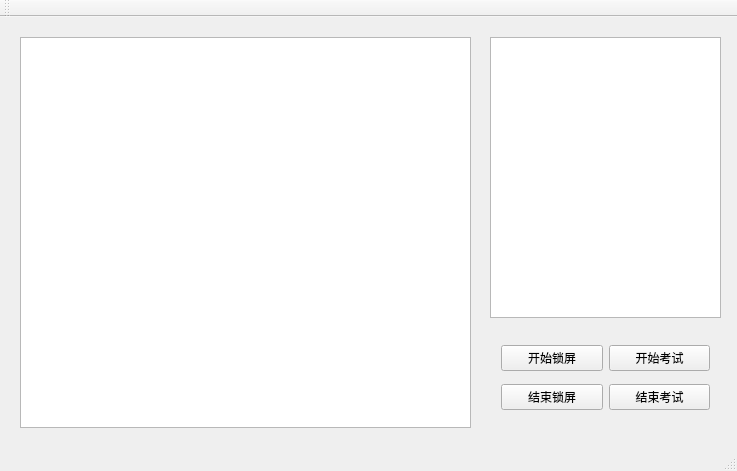
<?xml version="1.0" encoding="UTF-8"?>
<ui version="4.0">
 <class>MainWindow</class>
 <widget class="QMainWindow" name="MainWindow">
  <property name="geometry">
   <rect>
    <x>0</x>
    <y>0</y>
    <width>737</width>
    <height>471</height>
   </rect>
  </property>
  <property name="windowTitle">
   <string>考试系统教师端</string>
  </property>
  <property name="windowIcon">
   <iconset resource="serverico.qrc">
    <normaloff>:/images/computerIcon</normaloff>:/images/computerIcon</iconset>
  </property>
  <widget class="QWidget" name="centralWidget">
   <widget class="QListView" name="listView">
    <property name="geometry">
     <rect>
      <x>20</x>
      <y>20</y>
      <width>451</width>
      <height>391</height>
     </rect>
    </property>
    <property name="contextMenuPolicy">
     <enum>Qt::CustomContextMenu</enum>
    </property>
   </widget>
   <widget class="QPlainTextEdit" name="plainTextEdit">
    <property name="geometry">
     <rect>
      <x>490</x>
      <y>20</y>
      <width>231</width>
      <height>281</height>
     </rect>
    </property>
   </widget>
   <widget class="QWidget" name="layoutWidget">
    <property name="geometry">
     <rect>
      <x>490</x>
      <y>310</y>
      <width>231</width>
      <height>101</height>
     </rect>
    </property>
    <layout class="QVBoxLayout" name="verticalLayout">
     <item>
      <layout class="QHBoxLayout" name="horizontalLayout_2">
       <item>
        <widget class="QPushButton" name="lockButton">
         <property name="text">
          <string>开始锁屏</string>
         </property>
        </widget>
       </item>
       <item>
        <widget class="QPushButton" name="beginButton">
         <property name="text">
          <string>开始考试</string>
         </property>
        </widget>
       </item>
      </layout>
     </item>
     <item>
      <layout class="QHBoxLayout" name="horizontalLayout">
       <item>
        <widget class="QPushButton" name="unlockButton">
         <property name="text">
          <string>结束锁屏</string>
         </property>
        </widget>
       </item>
       <item>
        <widget class="QPushButton" name="endButton">
         <property name="text">
          <string>结束考试</string>
         </property>
        </widget>
       </item>
      </layout>
     </item>
    </layout>
   </widget>
  </widget>
  <widget class="QMenuBar" name="menuBar">
   <property name="geometry">
    <rect>
     <x>0</x>
     <y>0</y>
     <width>737</width>
     <height>21</height>
    </rect>
   </property>
  </widget>
  <widget class="QToolBar" name="mainToolBar">
   <attribute name="toolBarArea">
    <enum>TopToolBarArea</enum>
   </attribute>
   <attribute name="toolBarBreak">
    <bool>false</bool>
   </attribute>
  </widget>
  <widget class="QStatusBar" name="statusBar"/>
 </widget>
 <layoutdefault spacing="6" margin="11"/>
 <resources>
  <include location="serverico.qrc"/>
 </resources>
 <connections/>
</ui>
